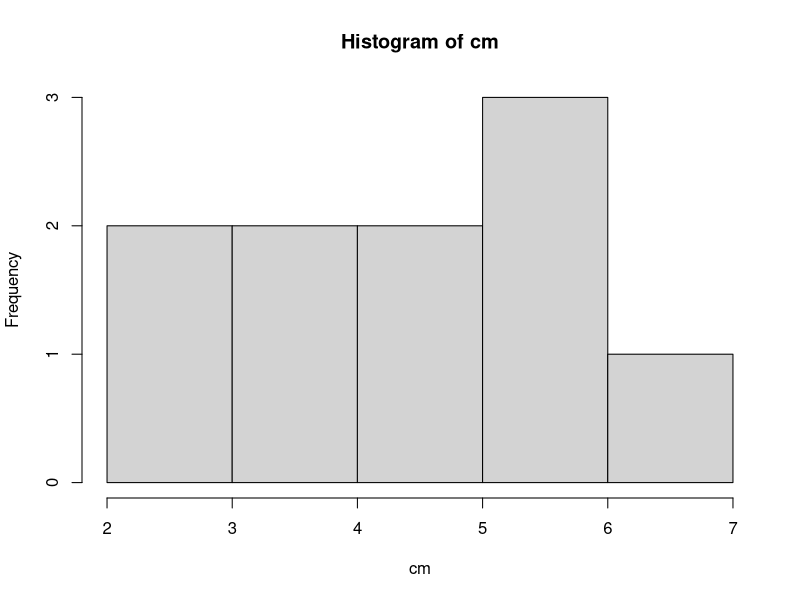

This chart was generated by the following R code:
# Task 1:
# sum of 52.3 74.8 3.17
52.3 + 74.8 + 3.17
# sqrt of 144
144 ** 0.5
# 10-based logarithm of 200 multiplied by sin of pi / 4
log10(200) * sin(pi/4)
# cumulative sum of 1 3 18 20 2
cumsum(c(1, 3, 18, 20, 2))
# find 10 numbers between 0 and 20 rounded to the nearest integer value
sample(x=0:20, size=10, replace=TRUE)
# or
round(runif(n=10, min=0, max=20))

# Task 2:
# Assign number 5 to x and the number 10 to y
x <- 5
y <- 10
# Product of y and x, store in new variable z
z <- x * y
# Inspect in your wokrspace by clicking "enviroment"

# Vectory myVec with the 3 variables
myvec <- c(x, y, z)

# Find the minimum, the maximum and the mean of the vector
min(myvec)
max(myvec)
mean(myvec)
# Remove myvec from workspace
rm(myvec)

# Task 3:
# The numbers below are the first ten days of rainfall in a year 0.1 0.5 2.3 1.1 11.3 14.7 23.4 15.7 0 0.9 Read them into a vector using the c() command.
rainfall <- c(0.1,0.5,2.3,1.1,11.3,14.7,23.4,15.7,0,0.9)
# Calculate the mean and standart deviation
mean(rainfall)
sd(rainfall)

# Calculate the cumulative rainfall over these ten days. What is total sum of the rainfall?
cumsum(rainfall)
sum(rainfall)

# Which day saw the highest rainfall? Find an appropriate R command.
which.max(rainfall)
which(rainfall == max(rainfall))

# Subset of rainfall where the rain is larger then 10
rainfall[rainfall > 10]

# Mean where rainfall was at least 5
mean(rainfall[rainfall >= 5])

# Subset the vector where it is either exactly 0 or 1.1 and find the coresponding days
rainfall[rainfall == 0 | rainfall == 1.1]
which(rainfall %in% c(0, 1.1))

# Task 4:
# The length of five cylinders are 2.5, 3.4, 4.8, 3.1, 1.7 and their diameters
# are 0.7, 0.4, 0.5, 0.5, 0.9
length <- c(2.5, 3.4, 4.8, 3.1, 1.7)
diameters <- c(0.7, 0.4, 0.5, 0.5, 0.9)

# Calculate the volumes of each cylinder and store it in a new vector.
volume <- length * (diameters ** 2) * pi

# Assume the values are given in centimeter. Recalculate the volumes so that their units are cubic millimeter.
vol.cm <- pi * length * ( (diameters / 2) ** 2 ) * 1000

# Task 5:
# union(), setdiff() and intersect()
x <- c(1,2,3,4,5)
y <- c(3,5,7,9)

# Find values that are contained in both x and y.
intersect(x, y)

# Find values that are in x but not y and vice versa
setdiff(x, y)
setdiff(y, x)

# Construct a vector that contains all values contained in either x or y. Compare the result with c(x,y).
union(x, y)
c(x, y)# Contains duplicates


# Task 6:
# Construct a matrix with 8 rows and 10 columns. The first row should
# contain the numbers 0, 2, 4, ..., 18 and the other rows should random
# integer numbers between 0 and 10. Use runif() to create the random
# numbers and as.integer() to transform to integers.
mat1 <- matrix(c(seq(0, 18, by=2), as.integer(runif(n=70, min=0, max=10))), nrow = 8, ncol = 10, byrow = TRUE)
mat1
# Calculate the row means of this matrix (rowMeans) and the standartdeviation across the rowMeans
rm <- rowMeans(mat1)
sd(rm)

# Store the rows 2,3,..,8 in a other matrix and calculate the column
#means (use colMeans()). Use the command hist() to create a
#histogram of the column means.
mat2 <- mat1[2:8, ]
cm <- colMeans(mat2)
hist(cm)

# Task 7:
# Inspect the dataset mpg
# etermine the types and the scales of measurement of all variables
# in the dataset mpg. Further more determine whether the variables
# are discret or continous.
library(ggplot2)
library(tidyverse)
help(mpg)
names(mpg)
head(mpg)


  
# Task 8: List

# Create a list containing the string “John”, the string “Mary” and
# the vector (4,6,10). The list describes a family with names of
# father, mother and the ages of the children.
family <- list(father="John", mother="Mary", ages=c(4, 6, 10))
children <- list("Bob", "Cate", "Susan")
f.1 <- c(family, children) # 3 Strings are added to family
f.2 <- list(family, children) # Another list is added
f.1
f.2

f.2[2]
